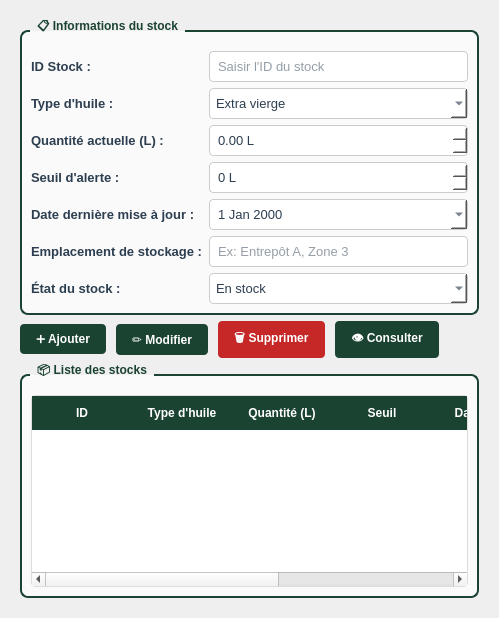
      <widget class="QWidget" name="tabGestionStock">
       <attribute name="title">
        <string>📦 Gestion Stock</string>
       </attribute>
       <layout class="QVBoxLayout" name="verticalLayout_1">
        <property name="leftMargin">
         <number>20</number>
        </property>
        <property name="topMargin">
         <number>20</number>
        </property>
        <property name="rightMargin">
         <number>20</number>
        </property>
        <property name="bottomMargin">
         <number>20</number>
        </property>
        <item>
         <widget class="QGroupBox" name="groupInfoStock">
          <property name="styleSheet">
           <string notr="true">QGroupBox {
    font-weight: bold;
    border: 2px solid #1B4332;
    border-radius: 8px;
    margin-top: 10px;
    padding-top: 10px;
    background-color: #fafafa;
}
QGroupBox::title {
    subcontrol-origin: margin;
    left: 10px;
    padding: 0 5px;
    color: #1B4332;
}</string>
          </property>
          <property name="title">
           <string>📋 Informations du stock</string>
          </property>
          <layout class="QGridLayout" name="gridLayoutInfo">
           <item row="0" column="0">
            <widget class="QLabel" name="labelIdStock">
             <property name="styleSheet">
              <string notr="true">color: #2c3e50; font-size: 13px; font-weight: 600;</string>
             </property>
             <property name="text">
              <string>ID Stock :</string>
             </property>
            </widget>
           </item>
           <item row="0" column="1">
            <widget class="QLineEdit" name="lineEditIdStock">
             <property name="styleSheet">
              <string notr="true">QLineEdit {
    border: 1px solid #ccc;
    border-radius: 4px;
    padding: 6px;
    background: white;
    color: #2c3e50;
    font-size: 13px;
}
QLineEdit:focus {
    border: 2px solid #1B4332;
}</string>
             </property>
             <property name="placeholderText">
              <string>Saisir l'ID du stock</string>
             </property>
            </widget>
           </item>
           <item row="1" column="0">
            <widget class="QLabel" name="labelTypeHuile">
             <property name="styleSheet">
              <string notr="true">color: #2c3e50; font-size: 13px; font-weight: 600;</string>
             </property>
             <property name="text">
              <string>Type d'huile :</string>
             </property>
            </widget>
           </item>
           <item row="1" column="1">
            <widget class="QComboBox" name="comboTypeHuile">
             <property name="styleSheet">
              <string notr="true">QComboBox {
    border: 1px solid #ccc;
    border-radius: 4px;
    padding: 6px;
    background: white;
    color: #2c3e50;
    font-size: 13px;
}
QComboBox:focus {
    border: 2px solid #1B4332;
}</string>
             </property>
             <item>
              <property name="text">
               <string>Extra vierge</string>
              </property>
             </item>
             <item>
              <property name="text">
               <string>Vierge</string>
              </property>
             </item>
             <item>
              <property name="text">
               <string>Lampante</string>
              </property>
             </item>
            </widget>
           </item>
           <item row="2" column="0">
            <widget class="QLabel" name="labelQuantite">
             <property name="styleSheet">
              <string notr="true">color: #2c3e50; font-size: 13px; font-weight: 600;</string>
             </property>
             <property name="text">
              <string>Quantité actuelle (L) :</string>
             </property>
            </widget>
           </item>
           <item row="2" column="1">
            <widget class="QDoubleSpinBox" name="spinQuantite">
             <property name="styleSheet">
              <string notr="true">QDoubleSpinBox {
    border: 1px solid #ccc;
    border-radius: 4px;
    padding: 6px;
    background: white;
    color: #2c3e50;
    font-size: 13px;
}
QDoubleSpinBox:focus {
    border: 2px solid #1B4332;
}</string>
             </property>
             <property name="suffix">
              <string> L</string>
             </property>
             <property name="decimals">
              <number>2</number>
             </property>
             <property name="maximum">
              <double>100000.000000000000000</double>
             </property>
            </widget>
           </item>
           <item row="3" column="0">
            <widget class="QLabel" name="labelSeuilAlerte">
             <property name="styleSheet">
              <string notr="true">color: #2c3e50; font-size: 13px; font-weight: 600;</string>
             </property>
             <property name="text">
              <string>Seuil d'alerte :</string>
             </property>
            </widget>
           </item>
           <item row="3" column="1">
            <widget class="QSpinBox" name="spinSeuilAlerte">
             <property name="styleSheet">
              <string notr="true">QSpinBox {
    border: 1px solid #ccc;
    border-radius: 4px;
    padding: 6px;
    background: white;
    color: #2c3e50;
    font-size: 13px;
}
QSpinBox:focus {
    border: 2px solid #1B4332;
}</string>
             </property>
             <property name="suffix">
              <string> L</string>
             </property>
             <property name="maximum">
              <number>10000</number>
             </property>
            </widget>
           </item>
           <item row="4" column="0">
            <widget class="QLabel" name="labelDateMaj">
             <property name="styleSheet">
              <string notr="true">color: #2c3e50; font-size: 13px; font-weight: 600;</string>
             </property>
             <property name="text">
              <string>Date dernière mise à jour :</string>
             </property>
            </widget>
           </item>
           <item row="4" column="1">
            <widget class="QDateEdit" name="dateEditMaj">
             <property name="styleSheet">
              <string notr="true">QDateEdit {
    border: 1px solid #ccc;
    border-radius: 4px;
    padding: 6px;
    background: white;
    color: #2c3e50;
    font-size: 13px;
}
QDateEdit:focus {
    border: 2px solid #1B4332;
}</string>
             </property>
             <property name="calendarPopup">
              <bool>true</bool>
             </property>
            </widget>
           </item>
           <item row="5" column="0">
            <widget class="QLabel" name="labelEmplacement">
             <property name="styleSheet">
              <string notr="true">color: #2c3e50; font-size: 13px; font-weight: 600;</string>
             </property>
             <property name="text">
              <string>Emplacement de stockage :</string>
             </property>
            </widget>
           </item>
           <item row="5" column="1">
            <widget class="QLineEdit" name="lineEditEmplacement">
             <property name="styleSheet">
              <string notr="true">QLineEdit {
    border: 1px solid #ccc;
    border-radius: 4px;
    padding: 6px;
    background: white;
    color: #2c3e50;
    font-size: 13px;
}
QLineEdit:focus {
    border: 2px solid #1B4332;
}</string>
             </property>
             <property name="placeholderText">
              <string>Ex: Entrepôt A, Zone 3</string>
             </property>
            </widget>
           </item>
           <item row="6" column="0">
            <widget class="QLabel" name="labelEtatStock">
             <property name="styleSheet">
              <string notr="true">color: #2c3e50; font-size: 13px; font-weight: 600;</string>
             </property>
             <property name="text">
              <string>État du stock :</string>
             </property>
            </widget>
           </item>
           <item row="6" column="1">
            <widget class="QComboBox" name="comboEtatStock">
             <property name="styleSheet">
              <string notr="true">QComboBox {
    border: 1px solid #ccc;
    border-radius: 4px;
    padding: 6px;
    background: white;
    color: #2c3e50;
    font-size: 13px;
}
QComboBox:focus {
    border: 2px solid #1B4332;
}</string>
             </property>
             <item>
              <property name="text">
               <string>En stock</string>
              </property>
             </item>
             <item>
              <property name="text">
               <string>Stock faible</string>
              </property>
             </item>
             <item>
              <property name="text">
               <string>Rupture</string>
              </property>
             </item>
            </widget>
           </item>
          </layout>
         </widget>
        </item>
        <item>
         <layout class="QHBoxLayout" name="layoutBtnCRUD">
          <property name="spacing">
           <number>10</number>
          </property>
          <item>
           <widget class="QPushButton" name="btnAjouter">
            <property name="styleSheet">
             <string notr="true">QPushButton {
    background-color: #1B4332;
    color: white;
    border: none;
    padding: 8px 16px;
    border-radius: 4px;
    font-weight: bold;
}
QPushButton:hover {
    background-color: #234E3E;
}
QPushButton:pressed {
    background-color: #0F2A1F;
}</string>
            </property>
            <property name="text">
             <string>➕ Ajouter</string>
            </property>
           </widget>
          </item>
          <item>
           <widget class="QPushButton" name="btnModifier">
            <property name="styleSheet">
             <string notr="true">QPushButton {
    background-color: #1B4332;
    color: white;
    border: none;
    padding: 8px 16px;
    border-radius: 4px;
    font-weight: bold;
}
QPushButton:hover {
    background-color: #234E3E;
}
QPushButton:pressed {
    background-color: #0F2A1F;
}</string>
            </property>
            <property name="text">
             <string>✏️ Modifier</string>
            </property>
           </widget>
          </item>
          <item>
           <widget class="QPushButton" name="btnSupprimer">
            <property name="styleSheet">
             <string notr="true">QPushButton {
    background-color: #c62828;
    color: white;
    border: none;
    padding: 8px 16px;
    border-radius: 4px;
    font-weight: bold;
}
QPushButton:hover {
    background-color: #d32f2f;
}
QPushButton:pressed {
    background-color: #b71c1c;
}</string>
            </property>
            <property name="text">
             <string>🗑️ Supprimer</string>
            </property>
           </widget>
          </item>
          <item>
           <widget class="QPushButton" name="btnConsulter">
            <property name="styleSheet">
             <string notr="true">QPushButton {
    background-color: #1B4332;
    color: white;
    border: none;
    padding: 8px 16px;
    border-radius: 4px;
    font-weight: bold;
}
QPushButton:hover {
    background-color: #234E3E;
}
QPushButton:pressed {
    background-color: #0F2A1F;
}</string>
            </property>
            <property name="text">
             <string>👁️ Consulter</string>
            </property>
           </widget>
          </item>
          <item>
           <spacer name="horizontalSpacer_1">
            <property name="orientation">
             <enum>Qt::Horizontal</enum>
            </property>
            <property name="sizeHint" stdset="0">
             <size>
              <width>40</width>
              <height>20</height>
             </size>
            </property>
           </spacer>
          </item>
         </layout>
        </item>
        <item>
         <widget class="QGroupBox" name="groupTableStocks">
          <property name="styleSheet">
           <string notr="true">QGroupBox {
    font-weight: bold;
    border: 2px solid #1B4332;
    border-radius: 8px;
    margin-top: 10px;
    padding-top: 10px;
    background-color: #fafafa;
}
QGroupBox::title {
    subcontrol-origin: margin;
    left: 10px;
    padding: 0 5px;
    color: #1B4332;
}</string>
          </property>
          <property name="title">
           <string>📦 Liste des stocks</string>
          </property>
          <layout class="QVBoxLayout" name="verticalLayout_table">
           <item>
            <widget class="QTableWidget" name="tableStocks">
             <property name="styleSheet">
              <string notr="true">QTableWidget {
    border: 1px solid #ddd;
    border-radius: 4px;
    gridline-color: #e0e0e0;
}
QTableWidget::item:selected {
    background-color: rgba(27, 67, 50, 0.15);
    color: black;
}
QHeaderView::section {
    background-color: #1B4332;
    color: white;
    padding: 8px;
    border: none;
    font-weight: bold;
}</string>
             </property>
             <property name="alternatingRowColors">
              <bool>true</bool>
             </property>
             <property name="selectionBehavior">
              <enum>QAbstractItemView::SelectRows</enum>
             </property>
             <column>
              <property name="text">
               <string>ID</string>
              </property>
             </column>
             <column>
              <property name="text">
               <string>Type d'huile</string>
              </property>
             </column>
             <column>
              <property name="text">
               <string>Quantité (L)</string>
              </property>
             </column>
             <column>
              <property name="text">
               <string>Seuil</string>
              </property>
             </column>
             <column>
              <property name="text">
               <string>Date MAJ</string>
              </property>
             </column>
             <column>
              <property name="text">
               <string>Emplacement</string>
              </property>
             </column>
             <column>
              <property name="text">
               <string>État</string>
              </property>
             </column>
            </widget>
           </item>
          </layout>
         </widget>
        </item>
       </layout>
      </widget>
